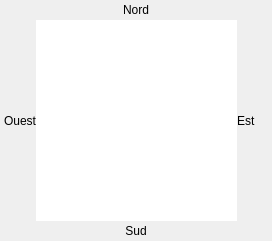
<?xml version="1.0" encoding="UTF-8"?>
<ui version="4.0">
 <class>Radar</class>
 <widget class="QFrame" name="Radar">
  <property name="geometry">
   <rect>
    <x>0</x>
    <y>0</y>
    <width>272</width>
    <height>241</height>
   </rect>
  </property>
  <property name="minimumSize">
   <size>
    <width>272</width>
    <height>241</height>
   </size>
  </property>
  <property name="maximumSize">
   <size>
    <width>400</width>
    <height>241</height>
   </size>
  </property>
  <property name="windowTitle">
   <string notr="true">Frame</string>
  </property>
  <layout class="QVBoxLayout" name="verticalLayout_2">
   <property name="spacing">
    <number>0</number>
   </property>
   <property name="leftMargin">
    <number>0</number>
   </property>
   <property name="topMargin">
    <number>0</number>
   </property>
   <property name="rightMargin">
    <number>0</number>
   </property>
   <property name="bottomMargin">
    <number>0</number>
   </property>
   <item>
    <layout class="QVBoxLayout" name="verticalLayout">
     <property name="spacing">
      <number>0</number>
     </property>
     <item>
      <widget class="QLabel" name="coordGeo1">
       <property name="text">
        <string>Nord</string>
       </property>
       <property name="alignment">
        <set>Qt::AlignCenter</set>
       </property>
      </widget>
     </item>
     <item>
      <layout class="QHBoxLayout" name="horizontalLayout">
       <property name="spacing">
        <number>0</number>
       </property>
       <item>
        <widget class="QLabel" name="coordGeo3">
         <property name="text">
          <string>Ouest</string>
         </property>
         <property name="alignment">
          <set>Qt::AlignRight|Qt::AlignTrailing|Qt::AlignVCenter</set>
         </property>
         <property name="margin">
          <number>2</number>
         </property>
        </widget>
       </item>
       <item>
        <widget class="QGraphicsView" name="vueRadar">
         <property name="minimumSize">
          <size>
           <width>201</width>
           <height>201</height>
          </size>
         </property>
         <property name="maximumSize">
          <size>
           <width>201</width>
           <height>201</height>
          </size>
         </property>
         <property name="frameShape">
          <enum>QFrame::NoFrame</enum>
         </property>
         <property name="frameShadow">
          <enum>QFrame::Plain</enum>
         </property>
         <property name="lineWidth">
          <number>0</number>
         </property>
        </widget>
       </item>
       <item>
        <widget class="QLabel" name="coordGeo4">
         <property name="text">
          <string>Est</string>
         </property>
         <property name="margin">
          <number>2</number>
         </property>
        </widget>
       </item>
      </layout>
     </item>
     <item>
      <widget class="QLabel" name="coordGeo2">
       <property name="text">
        <string>Sud</string>
       </property>
       <property name="alignment">
        <set>Qt::AlignCenter</set>
       </property>
      </widget>
     </item>
    </layout>
   </item>
  </layout>
 </widget>
 <resources/>
 <connections/>
</ui>
